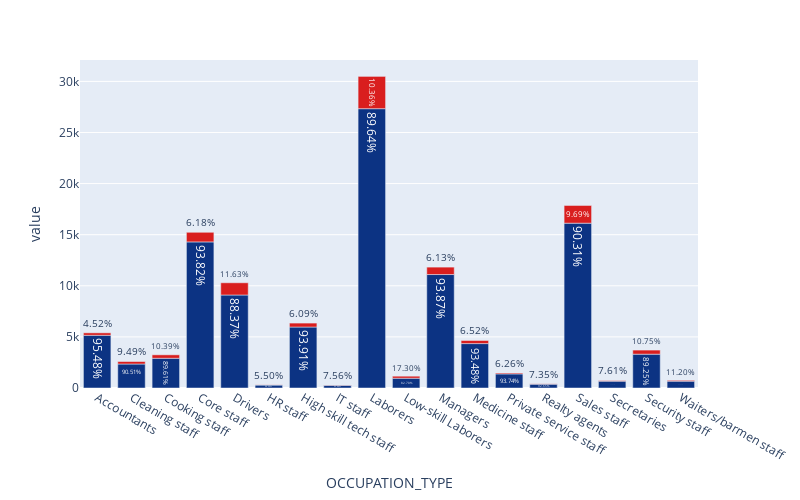

Notebook code for this chart:
### Code cell
plot_bar(app_train, 'OCCUPATION_TYPE')

### Figure 1 — Plotly figure (JSON) as saved in the notebook; plotly's stock layout.template omitted (floating-point values rounded to 4 significant figures)
{"data": [{"alignmentgroup": "True", "hovertemplate": "OCCUPATION_TYPE=%{x}<br>value=%{y}<br>text=%{text}<br>TARGET=%{marker.color}<extra></extra>", "legendgroup": "", "marker": {"color": [0, 1, 0, 1, 0, 1, 0, 1, 0, 1, 0, 1, 0, 1, 0, 1, 0, 1, 0, 1, 0, 1, 0, 1, 0, 1, 0, 1, 0, 1, 0, 1, 0, 1, 0, 1], "coloraxis": "coloraxis", "pattern": {"shape": ""}}, "name": "", "offsetgroup": "", "orientation": "v", "showlegend": false, "text": ["95.48%", "4.52%", "90.51%", "9.49%", "89.61%", "10.39%", "93.82%", "6.18%", "88.37%", "11.63%", "94.50%", "5.50%", "93.91%", "6.09%", "92.44%", "7.56%", "89.64%", "10.36%", "82.70%", "17.30%", "93.87%", "6.13%", "93.48%", "6.52%", "93.74%", "6.26%", "92.65%", "7.35%", "90.31%", "9.69%", "92.39%", "7.61%", "89.25%", "10.75%", "88.80%", "11.20%"], "textposition": "auto", "type": "bar", "x": ["Accountants", "Accountants", "Cleaning staff", "Cleaning staff", "Cooking staff", "Cooking staff", "Core staff", "Core staff", "Drivers", "Drivers", "HR staff", "HR staff", "High skill tech staff", "High skill tech staff", "IT staff", "IT staff", "Laborers", "Laborers", "Low-skill Laborers", "Low-skill Laborers", "Managers", "Managers", "Medicine staff", "Medicine staff", "Private service staff", "Private service staff", "Realty agents", "Realty agents", "Sales staff", "Sales staff", "Secretaries", "Secretaries", "Security staff", "Security staff", "Waiters/barmen staff", "Waiters/barmen staff"], "xaxis": "x", "y": [5153, 244, 2346, 246, 2908, 337, 14294, 941, 9098, 1197, 292, 17, 5965, 387, 269, 22, 27330, 3158, 956, 200, 11102, 725, 4346, 303, 1378, 92, 378, 30, 16128, 1730, 668, 55, 3311, 399, 666, 84], "yaxis": "y"}], "layout": {"autosize": false, "barmode": "relative", "coloraxis": {"colorbar": {"title": {"text": "TARGET"}}, "colorscale": [[0, "rgb(12,51,131)"], [0.25, "rgb(10,136,186)"], [0.5, "rgb(242,211,56)"], [0.75, "rgb(242,143,56)"], [1, "rgb(217,30,30)"]], "showscale": false}, "height": 500, "legend": {"title": {"text": "Legend Heading"}, "tracegroupgap": 0}, "margin": {"t": 60}, "showlegend": true, "width": 800, "xaxis": {"anchor": "y", "domain": [0, 1], "title": {"text": "OCCUPATION_TYPE"}}, "yaxis": {"anchor": "x", "domain": [0, 1], "title": {"text": "value"}}}}
